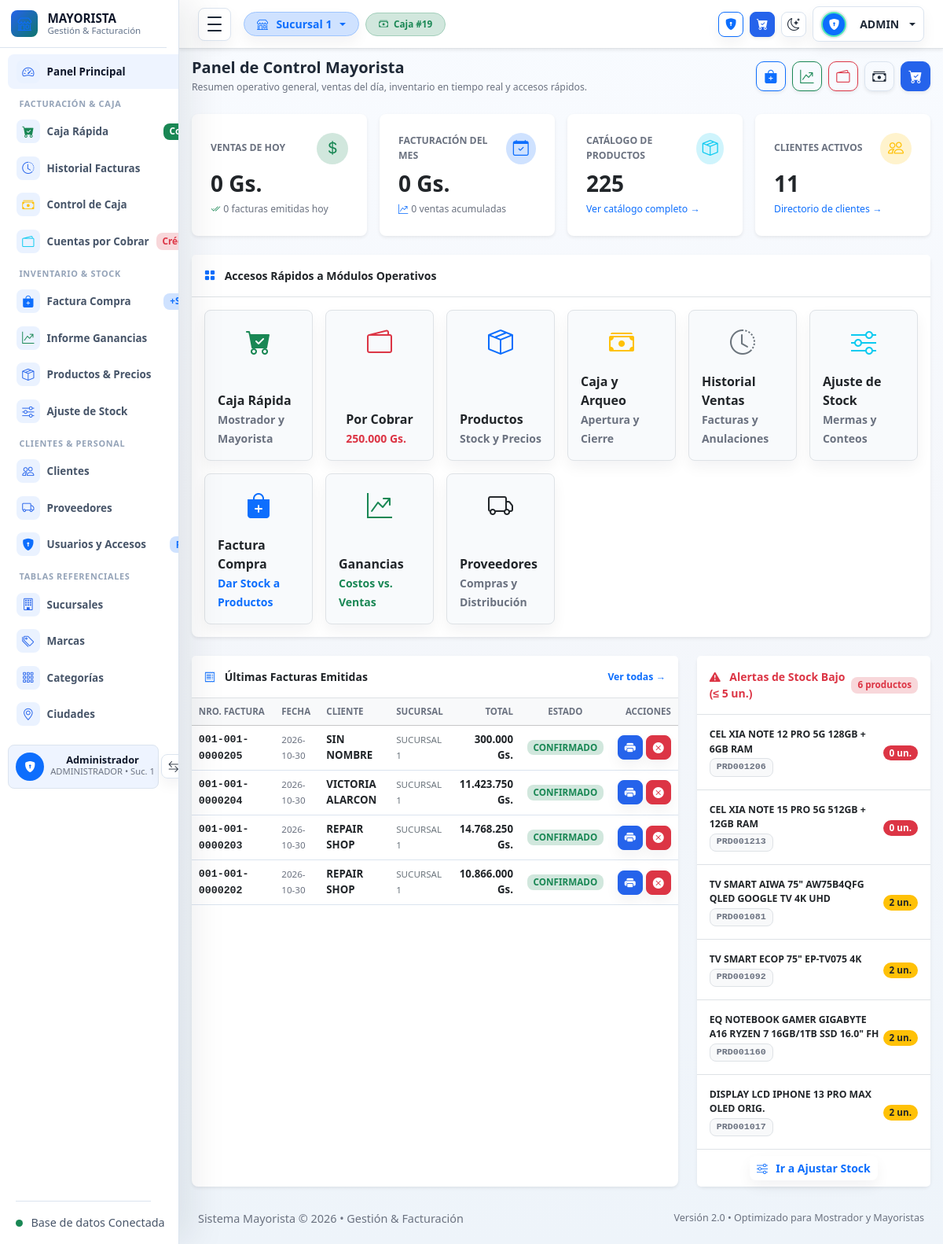
The page / on the database its author committed.
### tables this page shows
CREATE TABLE `apertura_cierre_caja` (
  `id_apertura_cierre_caja` int(11) NOT NULL,
  `fecha_apertura` date NOT NULL,
  `monto_apertura` int(11) NOT NULL,
  `fecha_cierre` date NOT NULL,
  `ingreso_efectivo` int(11) NOT NULL,
  `ingreso_cheque` int(11) NOT NULL,
  `ingreso_tarjeta` int(11) NOT NULL,
  `monto_cierre` int(11) NOT NULL,
  `hora_apertura` time NOT NULL,
  `hora_cierre` time NOT NULL,
  `idusuario` int(11) NOT NULL,
  `estado` varchar(10) NOT NULL,
  `saldo_caja_vuelto` int(11) DEFAULT 0,
  `saldo_transferencia_apertura` int(11) DEFAULT 0,
  `saldo_qr_apertura` int(11) DEFAULT 0,
  `ingreso_transferencia` int(11) DEFAULT 0,
  `ingreso_qr` int(11) DEFAULT 0,
  `gastos` int(11) DEFAULT 0,
  `id_sucursal` int(11) DEFAULT NULL,
  `cierre_caja_chica` int(11) DEFAULT 0,
  `cierre_caja_vuelto` int(11) DEFAULT 0,
  `cierre_transferencia` int(11) DEFAULT 0,
  `cierre_qr` int(11) DEFAULT 0,
  `movimientos_cierre_json` text DEFAULT NULL
);

CREATE TABLE `ventas` (
  `id_venta` int(11) NOT NULL,
  `id_pedido_cliente` int(11) DEFAULT NULL,
  `id_apertura_cierre_caja` int(11) NOT NULL,
  `id_cliente` int(11) NOT NULL,
  `fecha_venta` date NOT NULL,
  `nro_factura` varchar(20) NOT NULL,
  `condicion_pago` varchar(10) NOT NULL,
  `total_venta` int(11) NOT NULL,
  `estado` varchar(20) DEFAULT 'ACTIVO',
  `metodo_entrega` varchar(50) DEFAULT 'MOSTRADOR',
  `monto_delivery` int(11) DEFAULT 0,
  `metodo_pago` varchar(50) DEFAULT 'EFECTIVO',
  `nro_comprobante` varchar(100) DEFAULT NULL,
  `id_orden_servicio` int(11) DEFAULT NULL,
  `id_entrega` int(11) DEFAULT NULL,
  `id_sucursal` int(11) NOT NULL DEFAULT 1,
  `idusuario` int(11) DEFAULT 1,
  `pagos_json` text DEFAULT NULL
);

CREATE TABLE `clientes` (
  `id_cliente` int(11) NOT NULL,
  `id_ciudad` int(11) NOT NULL,
  `nombre_cliente` varchar(50) NOT NULL,
  `apellido_cliente` varchar(50) NOT NULL,
  `cedula_cliente` varchar(20) NOT NULL,
  `telefono_cliente` varchar(30) NOT NULL DEFAULT '',
  `direccion_cliente` varchar(250) NOT NULL,
  `tipo_cliente` varchar(30) NOT NULL DEFAULT 'MAYORISTA',
  `estado` varchar(10) DEFAULT 'ACTIVO',
  `correo` varchar(100) DEFAULT NULL,
  `password` varchar(255) DEFAULT NULL
);

CREATE TABLE `productos` (
  `id_producto` int(11) NOT NULL,
  `id_tipo_impuesto` int(11) NOT NULL,
  `id_marcas` int(11) DEFAULT NULL,
  `tipo_producto` enum('EQUIPO','ACCESORIO') DEFAULT 'EQUIPO',
  `nombre_prod` varchar(120) NOT NULL,
  `descripcion` varchar(150) NOT NULL,
  `precio_compra` int(11) NOT NULL,
  `precio_venta` int(11) NOT NULL,
  `stock_actual` int(11) NOT NULL,
  `estado` varchar(10) DEFAULT 'ACTIVO',
  `imagen_url` varchar(255) DEFAULT NULL,
  `stock_sucursal1` int(11) NOT NULL DEFAULT 0,
  `stock_sucursal2` int(11) NOT NULL DEFAULT 0,
  `id_categoria` int(11) DEFAULT NULL,
  `bloqueado` tinyint(1) NOT NULL DEFAULT 0,
  `codigo_barra` varchar(100) DEFAULT NULL,
  `fecha_bloqueo` datetime DEFAULT NULL,
  `tiene_variantes` tinyint(1) DEFAULT 0,
  `tipo_variante` varchar(20) DEFAULT 'ninguno',
  `opciones_colores` text DEFAULT NULL,
  `opciones_disenos` text DEFAULT NULL
);

### index.php (the view, shortened to what the rows shown need)
<?php
require_once __DIR__ . '/includes/header.php';
require_once __DIR__ . '/includes/navbar.php';
$pdo = getDB();
$sucursalActual = (int)($_SESSION['id_sucursal'] ?? 1);
$colStock = ($sucursalActual == 2) ? 'stock_sucursal2' : 'stock_sucursal1';
$stmtBajoStock = $pdo->prepare("SELECT id_producto, nombre_prod, codigo_barra, stock_actual, $colStock as stock_local
                               FROM productos
                               WHERE estado = 'ACTIVO' AND $colStock <= 5
                               ORDER BY $colStock ASC LIMIT 6");
$stmtBajoStock->execute();
$productosBajoStock = $stmtBajoStock->fetchAll(PDO::FETCH_ASSOC);
$stmtUltimasVentas = $pdo->query("SELECT v.id_venta, v.fecha_venta, v.nro_factura, v.total_venta, v.condicion_pago, v.metodo_pago, v.estado,
                                         c.nombre_cliente, c.apellido_cliente, COALESCE(s.nombre_sucursakl, CONCAT('Sucursal ', v.id_sucursal)) as sucursal_nombre
                                  FROM ventas v
                                  LEFT JOIN clientes c ON v.id_cliente = c.id_cliente
                                  LEFT JOIN sucursal s ON v.id_sucursal = s.id_sucursal
                                  ORDER BY v.id_venta DESC LIMIT 10");
$ultimasVentas = $stmtUltimasVentas->fetchAll(PDO::FETCH_ASSOC);
?>
<main class="dashboard-content">
  <div class="container-fluid px-3 px-lg-4 py-4">
    <div class="d-flex flex-wrap align-items-center justify-content-between gap-3 mb-4">
      <div>
        <h1 class="h3 fw-bold mb-1">Panel de Control Mayorista</h1>
      </div>
    </div>
    <div class="row g-4">
      <div class="col-12 col-xl-8">
        <div class="card border-0 shadow-sm rounded-3 h-100">
          <div class="card-body p-0">
            <div class="table-responsive">
              <table class="table table-hover align-middle mb-0">
                <thead class="table-light">
                  <tr>
                    <th>Nro. Factura</th>
                    <th>Fecha</th>
                    <th>Cliente</th>
                    <th>Sucursal</th>
                    <th class="text-end">Total</th>
                    <th class="text-center">Estado</th>
                    <th class="text-end pe-3">Acciones</th>
                  </tr>
                </thead>
                <tbody>
                  <?php if (empty($ultimasVentas)): ?>
                    <tr><td colspan="7" class="text-center py-4 text-muted">No se registran ventas recientes.</td></tr>
                  <?php else: ?>
                    <?php foreach ($ultimasVentas as $uv):
                      $estUpper = strtoupper($uv['estado'] ?? '');
                      $esAnulada = in_array($estUpper, ['ANULADO', 'ANULADA'], true);
                    ?>
                      <tr>
                        <td><span class="font-monospace fw-bold text-dark"><?= htmlspecialchars($uv['nro_factura'] ?: '#' . $uv['id_venta']) ?></span></td>
                        <td><small class="text-muted"><?= htmlspecialchars($uv['fecha_venta']) ?></small></td>
                        <td><strong class="text-dark"><?= htmlspecialchars(($uv['nombre_cliente'] ?: 'CLIENTE') . ' ' . ($uv['apellido_cliente'] ?? '')) ?></strong></td>
                        <td><small class="text-secondary"><?= htmlspecialchars($uv['sucursal_nombre'] ?? 'Sucursal ' . ($uv['id_sucursal'] ?? 1)) ?></small></td>
                        <td class="text-end fw-bold text-dark"><?= formatoMoneda($uv['total_venta']) ?></td>
                        <td class="text-center">
                          <?php if (!$esAnulada): ?>
                            <span class="badge bg-success-subtle text-success px-2 py-1"><?= htmlspecialchars($estUpper ?: 'CONFIRMADO') ?></span>
                          <?php else: ?>
                            <span class="badge bg-danger-subtle text-danger px-2 py-1">ANULADO</span>
                          <?php endif; ?>
                        </td>
                        <td class="text-end pe-3">
                          <div class="d-inline-flex gap-1">
                            <button type="button" class="btn btn-sm btn-primary px-2 py-1" title="Imprimir Factura" onclick="imprimirVentaRapida(<?= (int)$uv['id_venta'] ?>)">
                              <i class="bi bi-printer-fill"></i>
                            </button>
                            <?php if (!$esAnulada): ?>
                              <button type="button" class="btn btn-sm btn-danger px-2 py-1" title="Anular Factura" onclick="anularVentaRapida(<?= (int)$uv['id_venta'] ?>, '<?= htmlspecialchars($uv['nro_factura'] ?: '#' . $uv['id_venta'], ENT_QUOTES) ?>')">
                                <i class="bi bi-x-circle-fill"></i>
                              </button>
                            <?php endif; ?>
                          </div>
                        </td>
                      </tr>
                    <?php endforeach; ?>
                  <?php endif; ?>
                </tbody>
              </table>
            </div>
          </div>
        </div>
      </div>
      <div class="col-12 col-xl-4">
        <div class="card border-0 shadow-sm rounded-3 h-100">
          <div class="card-body p-0">
            <ul class="list-group list-group-flush">
              <?php if (empty($productosBajoStock)): ?>
                <li class="list-group-item text-center py-4 text-muted">Todos los productos cuentan con stock suficiente.</li>
              <?php else: ?>
                <?php foreach ($productosBajoStock as $prod): ?>
                  <li class="list-group-item d-flex align-items-center justify-content-between py-3">
                    <div>
                      <strong class="text-dark d-block small"><?= htmlspecialchars($prod['nombre_prod']) ?></strong>
                      <span class="badge bg-light text-muted border font-monospace small"><?= htmlspecialchars($prod['codigo_barra'] ?: 'S/C') ?></span>
                    </div>
                    <div class="text-end">
                      <span class="badge <?= $prod['stock_local'] <= 0 ? 'bg-danger text-white' : 'bg-warning text-dark' ?> fw-bold px-2 py-1 rounded-pill">
                        <?= $prod['stock_local'] ?> un.
                      </span>
                    </div>
                  </li>
                <?php endforeach; ?>
              <?php endif; ?>
            </ul>
          </div>
        </div>
      </div>
    </div>
  </div>
</main>
<?php require_once __DIR__ . '/includes/footer.php'; ?>

### includes/navbar.php (shortened to what the rows shown need)
<?php
require_once __DIR__ . '/config.php';
$pdo = getDB();
$sucursalActual = (int)($_SESSION['id_sucursal'] ?? 1);
$puedeCambiarSucursal = tienePermiso('cambiar_sucursal');
$stmtCajas = $pdo->prepare("SELECT id_apertura_cierre_caja, id_sucursal, fecha_apertura FROM apertura_cierre_caja WHERE id_sucursal = :suc AND estado = 'ABIERTA' ORDER BY id_apertura_cierre_caja DESC");
$stmtCajas->execute([':suc' => $sucursalActual]);
$cajasAbiertas = $stmtCajas->fetchAll(PDO::FETCH_ASSOC);
?>
    <div class="admin-main">
      <nav class="navbar admin-navbar navbar-expand bg-white border-bottom shadow-sm">
        <div class="container-fluid px-3 px-lg-4">
          <div class="d-none d-md-flex align-items-center ms-3 gap-2">
            <?php if ($puedeCambiarSucursal): ?>
            <div class="dropdown">
              <button class="btn btn-sm bg-primary-subtle text-primary border border-primary-subtle px-3 py-1 rounded-pill dropdown-toggle fw-semibold" type="button" data-bs-toggle="dropdown" aria-expanded="false" title="Cambiar Sucursal Activa">
              </button>
            </div>
            <?php else: ?>
              <span class="badge bg-primary-subtle text-primary border border-primary-subtle px-3 py-2 rounded-pill" title="Sucursal Asignada">
                <i class="bi bi-shop me-1"></i> Sucursal <?= $sucursalActual ?>
              </span>
            <?php endif; ?>
            <?php if (!empty($cajasAbiertas)): ?>
              <a href="<?= BASE_URL ?>paginas/movimientos/caja.php" class="badge bg-success-subtle text-success border border-success-subtle px-3 py-2 rounded-pill text-decoration-none" title="Caja #<?= $cajasAbiertas[0]['id_apertura_cierre_caja'] ?> Abierta">
                <i class="bi bi-cash-stack me-1"></i> Caja #<?= $cajasAbiertas[0]['id_apertura_cierre_caja'] ?>
              </a>
            <?php else: ?>
              <a href="<?= BASE_URL ?>paginas/movimientos/caja.php" class="badge bg-warning-subtle text-warning border border-warning-subtle px-3 py-2 rounded-pill text-decoration-none" title="Sin Caja Abierta - Clic para abrir">
                <i class="bi bi-exclamation-triangle me-1"></i> Caja Cerrada
              </a>
            <?php endif; ?>
          </div>
        </div>
      </nav>

### rows shown on the page
apertura_cierre_caja: id_apertura_cierre_caja "19"
ventas: nro_factura "001-001-0000205", fecha_venta "2026-10-30", id_cliente.apellido_cliente "SIN NOMBRE", sucursal_nombre "SUCURSAL 1", total_venta "300.000 Gs.", estado "CONFIRMADO"
ventas: nro_factura "001-001-0000204", fecha_venta "2026-10-30", id_cliente.apellido_cliente "VICTORIA ALARCON", sucursal_nombre "SUCURSAL 1", total_venta "11.423.750 Gs.", estado "CONFIRMADO"
ventas: nro_factura "001-001-0000203", fecha_venta "2026-10-30", id_cliente.apellido_cliente "REPAIR SHOP", sucursal_nombre "SUCURSAL 1", total_venta "14.768.250 Gs.", estado "CONFIRMADO"
ventas: nro_factura "001-001-0000202", fecha_venta "2026-10-30", id_cliente.apellido_cliente "REPAIR SHOP", sucursal_nombre "SUCURSAL 1", total_venta "10.866.000 Gs.", estado "CONFIRMADO"
productos: nombre_prod "CEL XIA NOTE 12 PRO 5G 128GB + 6GB RAM", codigo_barra "PRD001206", stock_sucursal1 "0"
productos: nombre_prod "CEL XIA NOTE 15 PRO 5G 512GB + 12GB RAM", codigo_barra "PRD001213", stock_sucursal1 "0"
productos: nombre_prod "TV SMART AIWA 75\" AW75B4QFG QLED GOOGLE TV 4K UHD", codigo_barra "PRD001081", stock_sucursal1 "2"
productos: nombre_prod "TV SMART ECOP 75\" EP-TV075 4K", codigo_barra "PRD001092", stock_sucursal1 "2"
productos: nombre_prod "EQ NOTEBOOK GAMER GIGABYTE A16 RYZEN 7 16GB/1TB SSD 16.0\" FH", codigo_barra "PRD001160", stock_sucursal1 "2"
productos: nombre_prod "DISPLAY LCD IPHONE 13 PRO MAX OLED ORIG.", codigo_barra "PRD001017", stock_sucursal1 "2"

### other values the page prints
$_SESSION['nombre_usuario'] "Administrador"
$rolActualSidebar "ADMINISTRADOR"
$_SESSION['id_sucursal'] "1"
$sucursalActual "1"
$_SESSION['nick_name'] "ADMIN"
formatoMoneda($ventasHoy['total']) "0 Gs."
$ventasHoy['cantidad'] "0"
formatoMoneda($ventasMes['total']) "0 Gs."
$ventasMes['cantidad'] "0"
$totalProductos "225"
$totalClientes "11"
formatoMoneda($creditosResumen['total_pendiente']) "250.000 Gs."
count($productosBajoStock) "6"
